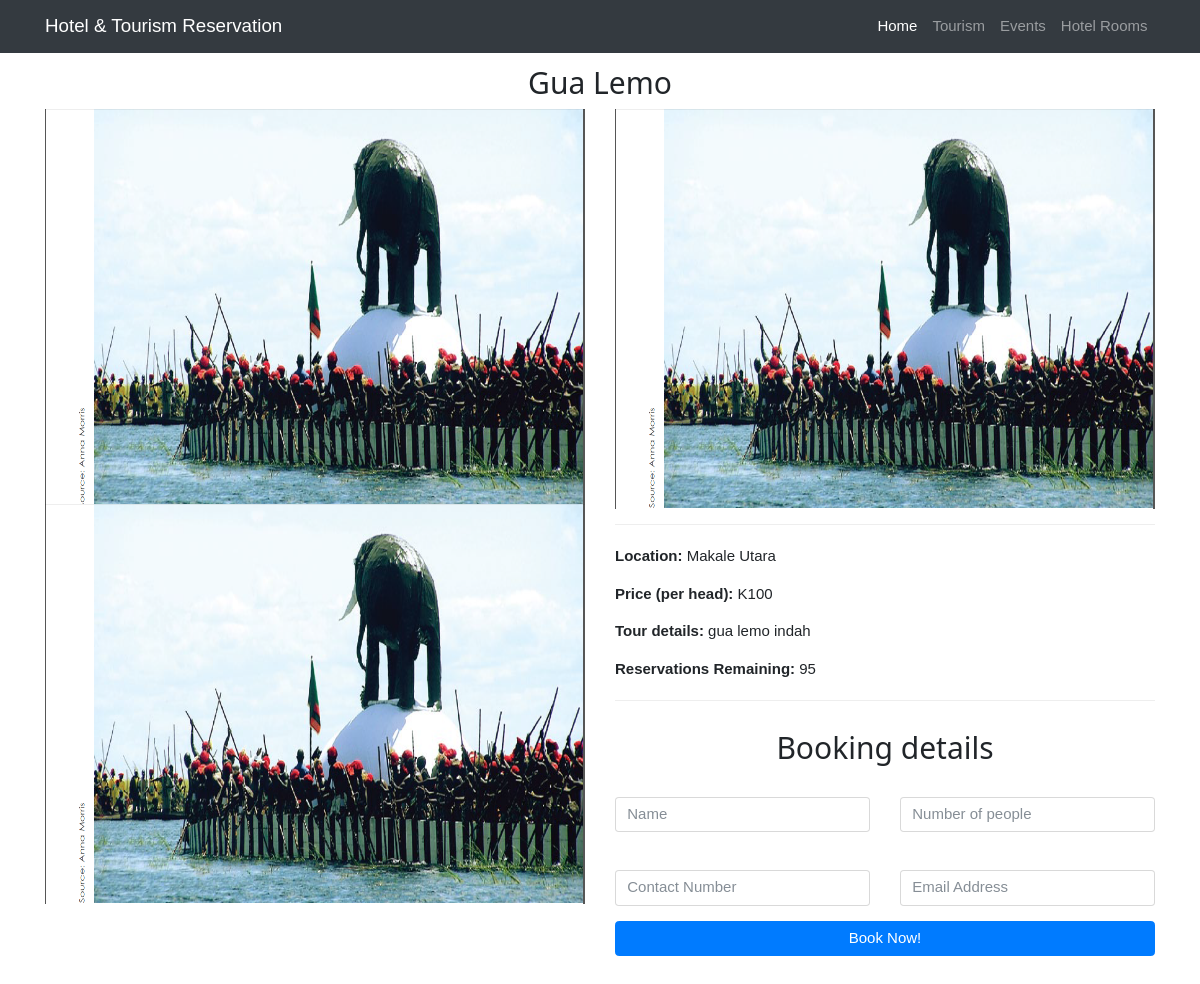
The app's page /tour.php?tour=4 with its own data.
### tables this page shows
CREATE TABLE `tourism` (
  `id` int(11) NOT NULL,
  `title` varchar(255) NOT NULL,
  `photo` text NOT NULL,
  `photo1` text NOT NULL,
  `photo2` text NOT NULL,
  `location` varchar(255) NOT NULL,
  `details` text NOT NULL,
  `date` date NOT NULL,
  `time` time NOT NULL,
  `price` varchar(255) NOT NULL,
  `reservations` int(11) NOT NULL
);

### tour.php (the view, shortened to what this page needs)
<?php
require_once 'core/core.php';
include 'includes/header.php';
include 'includes/navigation.php';
if(isset($_GET['tour'])) {
  $tourID = $_GET['tour'];
  $select = $db->query("SELECT * FROM tourism WHERE id = '{$tourID}' ");
} elseif( !(isset($_GET['tour'])) || $_GET['tour']=='' ) {
  header("Location: tourism.php");
}
?>
<div class="container">
    <?php while($tour = mysqli_fetch_assoc($select)): ?>
       <div class="page-header">
         <h2 class="text-center"><?= $tour['title']; ?></h2>
       </div>
       <div class="row">
         <div class="col-md-6">
           <img class="" style="width:100%; height:400px" src="<?= $tour['photo']; ?>">
         </div>
         <div class="col-md-6">
           <img class="" style="width:100%; height:400px" src="<?= $tour['photo1']; ?>">
         </div>
         <div class="col-md-6">
           <img class="" style="width:100%; height:400px" src="<?= $tour['photo2']; ?>">
         </div>
         <div class="col-md-6">
           <hr />
           <p><b>Location:</b> <?= $tour['location']; ?></p>
           <p><b>Price (per head):</b> K<?= $tour['price']; ?></p>
           <p><b>Tour details:</b> <?= $tour['details']; ?></p>
           <p><b>Reservations Remaining:</b> <?= $tour['reservations']; ?></p>
           <hr />
           <div class="row">
              <div class="col-md-12">
                <div class="page-header">
                    <h2 class="text-center">Booking details</h2>
                </div>
                <form action="" method="POST" role="form">
                    <div class="row">
                    <div class="form-group col-md-6">
                        <input type="text" name="name" class="form-control " id="" placeholder="Name" <?=($tour['reservations'] <= 0)?'readonly':'';?>>
                    </div>
                    <div class="form-group col-md-6">
                        <input type="number" name="people" class="form-control" id="" placeholder="Number of people"  <?=($tour['reservations'] <= 0)?'readonly':'';?>>
                    </div>
                    <div class="form-group col-md-6">
                        <input type="text" name="number" class="form-control" id="" placeholder="Contact Number"  <?=($tour['reservations'] <= 0)?'readonly':'';?>>
                    </div>
                    <div class="form-group col-md-6">
                        <input type="text" name="email" class="form-control" id="" placeholder="Email Address"  <?=($tour['reservations'] <= 0)?'readonly':'';?>>
                    </div>
                    </div>
                    <button type="submit" name=" <?=($tour['reservations'] <= 0)?'readonly':'reserve';?>" class="btn btn-primary btn-block  <?=($tour['reservations'] <= 0)? 'disabled':'';?>">Book Now!</button>
                </form>
              </div>
           </div>
         </div>
       </div>
<?php endwhile; ?>
        </div>
<br /><br /><br /><br />

### css/w3.css (style rules this page uses)
* { -webkit-box-sizing:border-box;-moz-box-sizing:border-box;box-sizing:border-box }
html { -ms-text-size-adjust:100%;-webkit-text-size-adjust:100% }
body { margin:0 }
b,strong { font-weight:bold }
img { border:0 }
hr { -moz-box-sizing:content-box;box-sizing:content-box }
button,input,optgroup,select,textarea { color:inherit;font:inherit;margin:0 }
button { overflow:visible }
button,select { text-transform:none }
button,html input[type=button],input[type=reset],input[type=submit] { -webkit-appearance:button;cursor:pointer }
html,body { font-family:Verdana,sans-serif;font-size:15px;line-height:1.5 }
h1,h2,h3,h4,h5,h6,.w3-slim,.w3-wide { font-family:"Segoe UI",Arial,sans-serif }
h2 { font-size:30px }
h1,h2,h3,h4,h5,h6 { font-weight:400;margin:10px 0 }
hr { height:0;border:0;border-top:1px solid #eee;margin:20px 0 }
img { margin-bottom:-5px }

### css/full-width-pics.css (style rules this page uses)
body { padding-top: 54px; }
@media (min-width: 992px) { body { padding-top: 56px; } }

### records on screen
tourism: title "Gua Lemo", photo (picture), photo1 (picture), photo2 (picture), location "Makale Utara", price "100", details "gua lemo indah", reservations "95"
